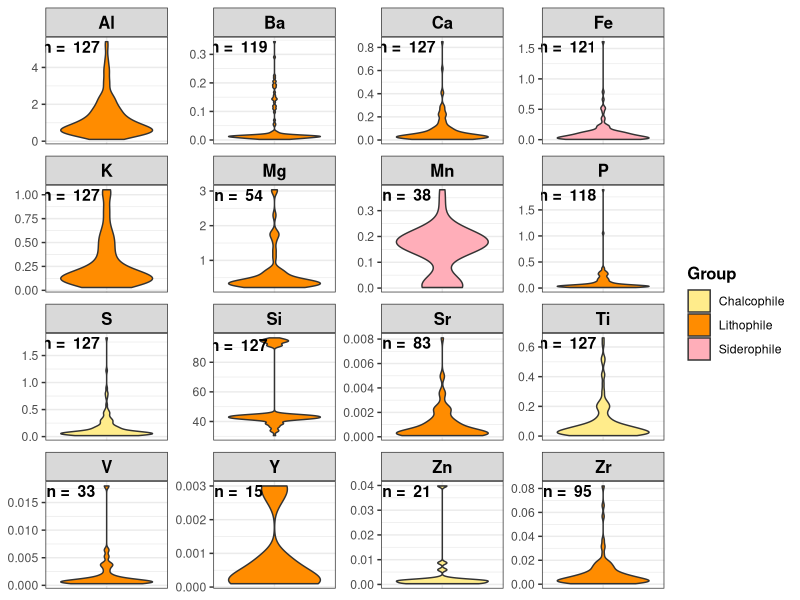
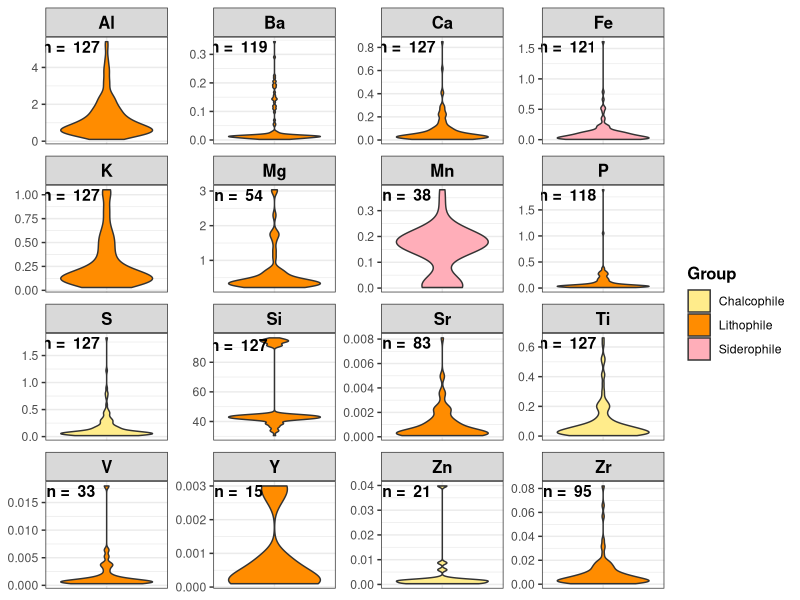

Generate these figures, in order, with R:
library(ggplot2)
suppressPackageStartupMessages(library(tidyverse))

#Import xrf data, set empty fields to NA
xrf.csv <-
  read.csv2("./analysis/data/raw_data/XRF/xrf_quantitative_data_20220407.csv", sep = ";", dec = ".", header = TRUE, check.names = FALSE, na = c("","NA","NULL"))

#Import descriptive metadata
metadata.csv <-
  read.csv2("./analysis/data/raw_data/metadata_20220510.csv", sep = ";", header = TRUE, na = c("", "NA", "NULL"), encoding = "UTF-8")

#merge XRF data with metadata
xrf.merged <- 
  as.data.frame(merge(metadata.csv, xrf.csv, by='sample_id'))

#Filter xrf data to focus on points and preforms made from quartz/quartzite material 
Points.xrf <-
  xrf.merged %>%
  filter(site_id == "Vilhelmina 1069" | site_id == "Vilhelmina 109" | site_id == "Vilhelmina 112" | site_id == "Vilhelmina 1124" | site_id == "Vilhelmina 1127" | site_id == "Vilhelmina 114" |
           site_id == "Vilhelmina 115" | site_id == "Vilhelmina 117" | site_id == "Vilhelmina 118" | site_id == "Vilhelmina 1254" | site_id == "Vilhelmina 216" | site_id == "Vilhelmina 235" |
           site_id == "Vilhelmina 240" | site_id == "Vilhelmina 245" | site_id == "Vilhelmina 252" | site_id == "Vilhelmina 263" | site_id == "Vilhelmina 335" | site_id == "Vilhelmina 356" |
           site_id == "Vilhelmina 399" | site_id == "Vilhelmina 411" | site_id == "Vilhelmina 419" | site_id == "Vilhelmina 439" | site_id == "Vilhelmina 444" | site_id == "Vilhelmina 450" |
           site_id == "Vilhelmina 458" | site_id == "Vilhelmina 539" | site_id == "Vilhelmina 542" | site_id == "Vilhelmina 611" | site_id == "Vilhelmina 619" | site_id == "Vilhelmina 636" | 
           site_id == "Vilhelmina 637" | site_id == "Vilhelmina 643" | site_id == "Vilhelmina 769" | site_id == "Vilhelmina 949" | site_id == "Vilhelmina 95" | site_id == "Åsele 101" | 
           site_id == "Åsele 107" | site_id == "Åsele 115" | site_id == "Åsele 117" | site_id == "Åsele 119" | site_id == "Åsele 129" | site_id == "Åsele 182" | site_id == "Åsele 188" |
           site_id == "Åsele 393" | site_id == "Åsele 56" | site_id == "Åsele 91" | site_id == "Åsele 92" | site_id == "Åsele 99", 
         type == "Point" | type == "Point fragment" | type == "Preform", 
         material == "Brecciated quartz" | material == "Quartz" | material == "Quartzite") 

#fill the NA fields in the munsell hue column to mark them as colourless/translucent material
Points.xrf[8][is.na(Points.xrf[8])] <- "Colourless"

#Prepare XRF data in long format for violin plots, exclude samples with a dimension smaller than 10 mm 
Points_long <-
  drop_na(Points.xrf %>%
            filter(max_length_mm >= 10 | max_width_mm >= 10) %>% 
            select(`Mg`,`Al`, `Si`, `P`, `S`, `K`, `Ca`, `V`, `Mn`, `Fe`, `Zn`, `Sr`, `Y`, `Zr`, `Ba`, `Ti`) %>%
            gather(key = "Element", value = "Value"))

# Add column with elemental groups for visualisation
Points_long <-
  Points_long %>%
  mutate(Group = case_when(
    endsWith(Element, "Mg") ~ "Lithophile",
    endsWith(Element, "Al") ~ "Lithophile",
    endsWith(Element, "Si") ~ "Lithophile",
    endsWith(Element, "P") ~ "Lithophile",
    endsWith(Element, "S") ~ "Chalcophile",
    endsWith(Element, "K") ~ "Lithophile",
    endsWith(Element, "Ca") ~ "Lithophile",
    endsWith(Element, "V") ~ "Lithophile",
    endsWith(Element, "Mn") ~ "Siderophile",
    endsWith(Element, "Fe") ~ "Siderophile",
    endsWith(Element, "Zn") ~ "Chalcophile",
    endsWith(Element, "Sr") ~ "Lithophile",
    endsWith(Element, "Y") ~ "Lithophile",
    endsWith(Element, "Zr") ~ "Lithophile",
    endsWith(Element, "Ba") ~ "Lithophile",
    endsWith(Element, "Ti") ~ "Chalcophile",
  ))

#Calculate and add value equal to 90% of the value range for each element, this is in preparation for 
#text annotations in final plot where a text will be positioned at this values height in each plot
Points_long <- 
  Points_long %>% 
  group_by(Element) %>% 
  dplyr::mutate(ypos = max(Value) * 0.95)  

#Prepare colors
loading.colors <- c("lightgoldenrod1", "darkorange", "lightpink1")

#Lookup for element labeller
#Ändra ordning så att de mer avvikande (Si, Mn etc) hamnar uppe till vänster
Elements <- c(
  'Mg' = "Mg",
  'Al' = "Al",
  'Si' = "Si",
  'P' = "P",
  'S'= "S",
  'K' = "K",
  'Ca' ="Ca",
  'V' = "V",
  'Mn' = "Mn",
  'Fe' = "Fe",
  'Zn' = "Zn",
  'Sr' = "Sr",
  'Y' = "Y",
  'Zr' = "Zr",
  'Ba' = "Ba",
  'Ti' = "Ti"
)

#Prepare data frame with elements for annotating facets in final plot
na_values <- 
  data.frame("Element" = unique(Points_long$Element))

#Calculate and add number of missing values for each element             
na_values <- 
  na_values %>% 
  mutate(na_values = c(
    paste("n = ", length(which(!is.na(Points.xrf$`Mg`)))),
    paste("n = ", length(which(!is.na(Points.xrf$`Al`)))),
    paste("n = ", length(which(!is.na(Points.xrf$`Si`)))),
    paste("n = ", length(which(!is.na(Points.xrf$`P`)))),
    paste("n = ", length(which(!is.na(Points.xrf$`S`)))),
    paste("n = ", length(which(!is.na(Points.xrf$`K`)))),
    paste("n = ", length(which(!is.na(Points.xrf$`Ca`)))),
    paste("n = ", length(which(!is.na(Points.xrf$`V`)))),
    paste("n = ", length(which(!is.na(Points.xrf$`Mn`)))),
    paste("n = ", length(which(!is.na(Points.xrf$`Fe`)))),
    paste("n = ", length(which(!is.na(Points.xrf$`Zn`)))),
    paste("n = ", length(which(!is.na(Points.xrf$`Sr`)))),
    paste("n = ", length(which(!is.na(Points.xrf$`Y`)))),
    paste("n = ", length(which(!is.na(Points.xrf$`Zr`)))),
    paste("n = ", length(which(!is.na(Points.xrf$`Ba`)))),
    paste("n = ", length(which(!is.na(Points.xrf$`Ti`)))))
  )

#Merge na_values and Points_long data frames in order to get the y position that the text annotation should be displayed
#in for each element facet in final plot
na_values <- 
  merge(na_values, unique(Points_long[,c("Element", "ypos")]), by = "Element", all.x = TRUE)


#Prepare ylimits for each group in order to exclude extreme outliers in the violin plot graphic
ylims <- Points_long %>%
  group_by(Element) %>% 
  mutate(height = max(Value) + .3 * sd(Value))

#Prepare a list with formula for setting new ylimits for each group in ggh4x package "facetted_pos_scales() which makes it possible to work with facet_wrap()
scales <- c(
  Element == 'Mg' ~ scale_y_continuous(limits = c(as.vector(t(ylims[1,2:3])))),
  Element == 'Al' ~ scale_y_continuous(limits = c(as.vector(t(ylims[2,2:3])))),
  Element == 'Si' ~ scale_y_continuous(limits = c(as.vector(t(ylims[3,2:3])))),
  Element == 'P' ~ scale_y_continuous(limits = c(as.vector(t(ylims[4,2:3])))),
  Element == 'S' ~ scale_y_continuous(limits = c(as.vector(t(ylims[5,2:3])))),
  Element == 'K' ~ scale_y_continuous(limits = c(as.vector(t(ylims[6,2:3])))),
  Element == 'Ca' ~ scale_y_continuous(limits = c(as.vector(t(ylims[7,2:3])))),
  Element == 'V' ~ scale_y_continuous(limits = c(as.vector(t(ylims[8,2:3])))),
  Element == 'Mn' ~ scale_y_continuous(limits = c(as.vector(t(ylims[9,2:3])))),
  Element == 'Fe' ~ scale_y_continuous(limits = c(as.vector(t(ylims[10,2:3])))),
  Element == 'Zn' ~ scale_y_continuous(limits = c(as.vector(t(ylims[11,2:3])))),
  Element == 'Sr' ~ scale_y_continuous(limits = c(as.vector(t(ylims[12,2:3])))),
  Element == 'Y' ~ scale_y_continuous(limits = c(as.vector(t(ylims[13,2:3])))),
  Element == 'Zr' ~ scale_y_continuous(limits = c(as.vector(t(ylims[14,2:3])))),
  Element == 'Ba' ~ scale_y_continuous(limits = c(as.vector(t(ylims[15,2:3])))),
  Element == 'Ti' ~ scale_y_continuous(limits = c(as.vector(t(ylims[16,2:3]))))
)

#Violin plot of elemental content, trimmed, with fill based on elemental groups and number of values under LOD as text annotation
Points_long %>%
  ggplot(aes(x=Element, y=Value, fill = Group)) +
  geom_violin(trim = TRUE) +
  facet_wrap( ~ Element, scales = "free", labeller = labeller(Element = Elements)) +
  scale_fill_manual(values=loading.colors) +
  #facetted_pos_scales(y = scales) +
  theme_bw() +
  geom_text(data=na_values, aes(x=0.25, y=ypos, label=na_values, fontface = "bold"), nudge_x = 0.4, inherit.aes = FALSE, size = 4) +
  theme(
    legend.title = element_text(size = 12, face = "bold", colour = "black"),
    strip.text.x = element_text(size = 12, face = "bold", colour = "black"),
    axis.title.x = element_blank(),
    plot.title = element_text(size=10, face = "bold", colour = "black", margin = margin(t = 10, b = -20), vjust=0.02, hjust=0.01),
    axis.title.y=element_blank(),
    axis.text.x=element_blank(),
    axis.ticks.x=element_blank())

ggsave(here::here("analysis/figures/008-xrf-violin-plot.png"),
       width=25, 
       height=20,
       units = "cm",
       dpi = 300)
